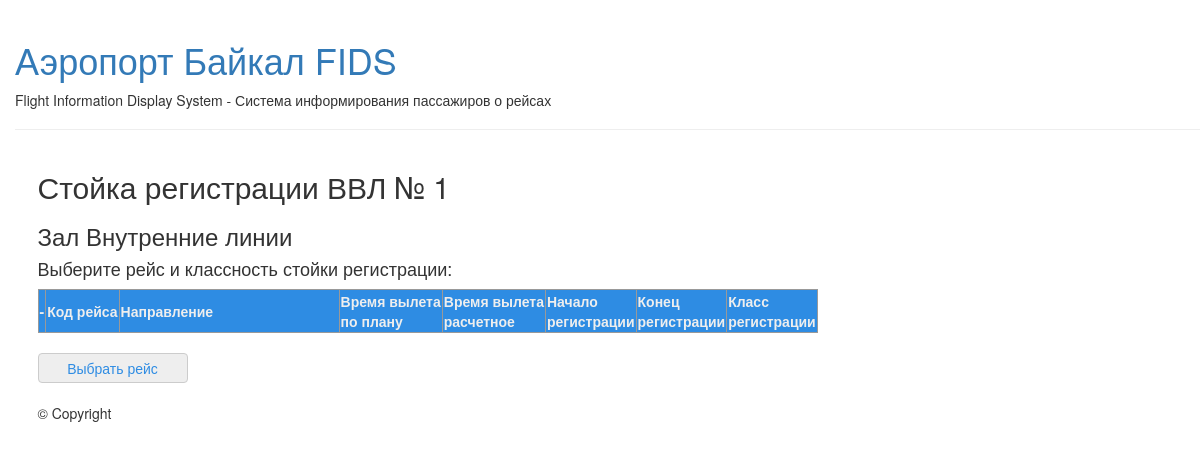
The app's page /fids/checkin/1/, older data.
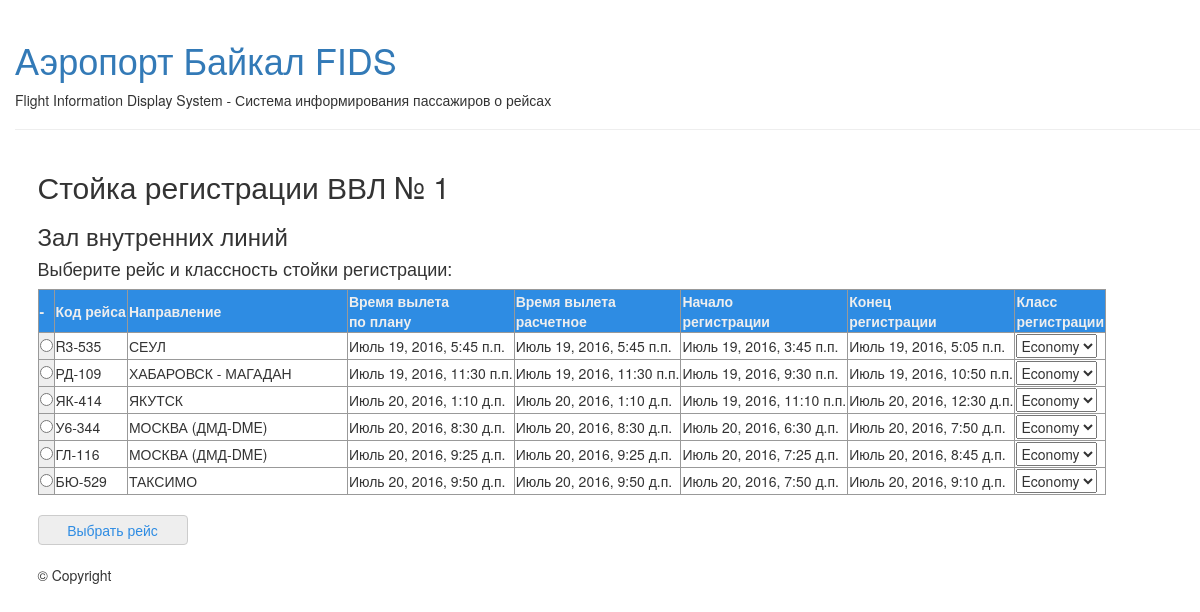
The same page, newer data.
### flightinfosystem/models.py (models this page shows, shortened)
class Checkin(models.Model):
    num = models.CharField("Номер стойки", max_length=2)
    fullname = models.CharField("Полное имя стойки", max_length=21)
    shortname = models.CharField("Короткое имя стойки", max_length=5)
    checkinfly = models.ForeignKey('Flight', verbose_name='Рейс', blank=True, null=True, on_delete=models.SET_NULL)
    classcheckin = models.CharField("Класс обслуживания", max_length=15, blank=True, null=True)
    deltastartcheckin = models.IntegerField("Начало регистрации", default=7200)
    deltastopcheckin = models.IntegerField("Конец регистрации", default=2400)

class Flight(models.Model):
    fly = models.CharField("Рейс", max_length=9)
    ad = models.IntegerField("Направление")
    punktdist = models.CharField("Маршрут", max_length=100, blank=True)
    portdist = models.CharField("Аэропорты по маршруту", max_length=100, blank=True)
    aircraft = models.CharField("Тип ВС", max_length=10)
    carrname = models.CharField("Перевозчик", max_length=35)
    status = models.CharField("Статус рейса из AODB", max_length=60, blank=True)
    timeplan = models.DateTimeField("Время по плану", null=True, blank=True)
    timeexp = models.DateTimeField("Время расчетное", null=True, blank=True)
    timefact = models.DateTimeField("Время по факту", null=True, blank=True)
    def timestartcheckin(self, delta=7200):
        return (self.timeexp - DT.timedelta(seconds=delta))
    def timestopcheckin(self, delta=2400):
        return (self.timeexp - DT.timedelta(seconds=delta))

### flightinfosystem/views.py (the view, shortened to what this page needs)
# urls.py: url(r'^checkin/(?P<id>[0-9]+)/$', views.checkin, name='checkin'),
def checkin(request, id, past=11, future=11):
    now = timezone.now()
    pasttime = now - datetime.timedelta(seconds=past * 3600)
    futuretime = now + datetime.timedelta(seconds=future * 3600)
    check = get_object_or_404(Checkin, id=id)
    if request.method == 'GET':
        if check.checkinfly is None:
            departureflight = Flight.objects.filter(ad=0).filter(timeplan__lt=futuretime).filter(
                timeplan__gt=pasttime).order_by('timeplan')
            startcheckin = []
            stopcheckin = []
            for depart in departureflight:
                startcheckin.append(depart.timestartcheckin(delta=check.deltastartcheckin))
                stopcheckin.append(depart.timestopcheckin(delta=check.deltastopcheckin))
            return render(request, 'flightinfosystem/checkin-select.html', {'check': check,
                                                                            'depart': departureflight})
        else:
            flight = check.checkinfly
            flightstatus = FlightStatus.objects.get(fly=flight)
            event = EventLog.objects.filter(fly=flight)
            return render(request, 'flightinfosystem/checkin-status.html',
                          {'flightevent': event, 'flight': flight, 'flightstatus': flightstatus, 'check': check})

### flightinfosystem/templates/flightinfosystem/checkin-select.html (shortened to what this page needs)
{% extends 'flightinfosystem/base.html' %}
{% block content %}
    <div>
        <h2>Стойка регистрации {{ check.shortname }} № {{ check.num }}</h2>
        <h3>Зал {{ check.fullname }}</h3>
    </div>
    <div>
        <h4>Выберите рейс и классность стойки регистрации:</h4>
        <FORM action="{% url 'fids:checkin' check.id %}"method="POST">
        <TABLE class="sop" border="1" id="demoTable" >
            <tr>
                <th> - </th>
                <th><b>Код рейса</b></th>
                <th WIDTH=220><b>Направление</b></th>
                <th><b>Время вылета<br>по плану</b></th>
                <th><b>Время вылета<br>расчетное</b></th>
                <th><b>Начало<br>регистрации</b></th>
                <th><b>Конец<br>регистрации</b></th>
                <th><b>Класс<br>регистрации</b></th>
            </tr>
            {% for flight in depart %}
            <tr>
                <td style="background: #eee";>
                    <input type="radio" name="id" value="{{ flight.id }}">
                </td>
                <td> {{ flight.fly }} </td>
                <td> {{ flight.portdist }} </td>
                <td> {{ flight.timeplan }}</td>
                <td> {{ flight.timeexp }}</td>
                <td> {{ flight.timestartcheckin }}</td>
                <td> {{ flight.timestopcheckin }}</td>
                <td>
                    <SELECT NAME="class" id="class">
                        <OPTION VALUE="Economy">Economy</option>
                    </SELECT>
                </td>
            </tr>
            {% endfor %}
        </table>
        <br>
        <INPUT class="button" TYPE="submit" name="confirm" VALUE="Выбрать рейс" style="width:150px; height:30px;border-radius: 4px;">
        <br>
        <br>
            &copy; Copyright
        </FORM>
    </div>
{% endblock content %}

Row changes from the older to the newer data that the page shows:
changed Checkin "ВВЛ": fullname "Внутренние линии" → "внутренних линий"
added Flight: fly "R3-535", portdist "СЕУЛ", timeplan "Июль 19, 2016, 5:45 п.п.", timeexp "Июль 19, 2016, 5:45 п.п.", timestartcheckin "Июль 19, 2016, 3:45 п.п.", timestopcheckin "Июль 19, 2016, 5:05 п.п."
added Flight: fly "РД-109", portdist "ХАБАРОВСК - МАГАДАН", timeplan "Июль 19, 2016, 11:30 п.п.", timeexp "Июль 19, 2016, 11:30 п.п.", timestartcheckin "Июль 19, 2016, 9:30 п.п.", timestopcheckin "Июль 19, 2016, 10:50 п.п."
added Flight: fly "ЯК-414", portdist "ЯКУТСК", timeplan "Июль 20, 2016, 1:10 д.п.", timeexp "Июль 20, 2016, 1:10 д.п.", timestartcheckin "Июль 19, 2016, 11:10 п.п.", timestopcheckin "Июль 20, 2016, 12:30 д.п."
added Flight: fly "У6-344", portdist "МОСКВА (ДМД-DME)", timeplan "Июль 20, 2016, 8:30 д.п.", timeexp "Июль 20, 2016, 8:30 д.п.", timestartcheckin "Июль 20, 2016, 6:30 д.п.", timestopcheckin "Июль 20, 2016, 7:50 д.п."
added Flight: fly "ГЛ-116", portdist "МОСКВА (ДМД-DME)", timeplan "Июль 20, 2016, 9:25 д.п.", timeexp "Июль 20, 2016, 9:25 д.п.", timestartcheckin "Июль 20, 2016, 7:25 д.п.", timestopcheckin "Июль 20, 2016, 8:45 д.п."
added Flight: fly "БЮ-529", portdist "ТАКСИМО", timeplan "Июль 20, 2016, 9:50 д.п.", timeexp "Июль 20, 2016, 9:50 д.п.", timestartcheckin "Июль 20, 2016, 7:50 д.п.", timestopcheckin "Июль 20, 2016, 9:10 д.п."
